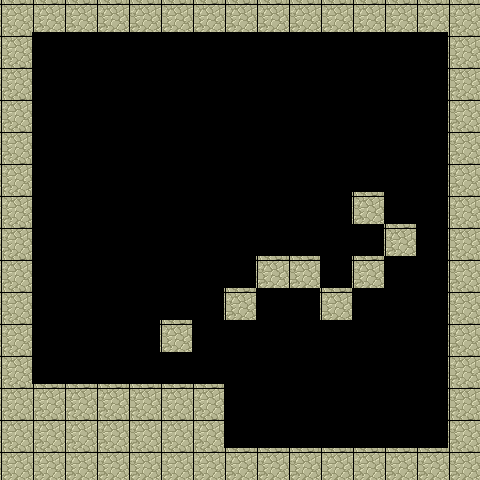

Rendered tile map (Tiled .tmx) drawn with the repository's tilesets; below, a short description and the map source with its tile grids summarised:
An orthogonal 15x15 tile map with 32x32 px tiles, 1 tile layer (Tile Layer 1).

<map version="1.0" orientation="orthogonal" renderorder="right-down" width="15" height="15" tilewidth="32" tileheight="32" nextobjectid="1">
 <tileset firstgid="1" name="grass-tiles-2-small" tilewidth="32" tileheight="32" tilecount="48">
  <image source="tmw_desert_spacing.png" width="265" height="199" />
 </tileset>
 <layer name="Tile Layer 1" width="15" height="15">
  <data>[225 cells, 76 non-empty, 1 distinct tile ids]</data>
 </layer>
</map>
